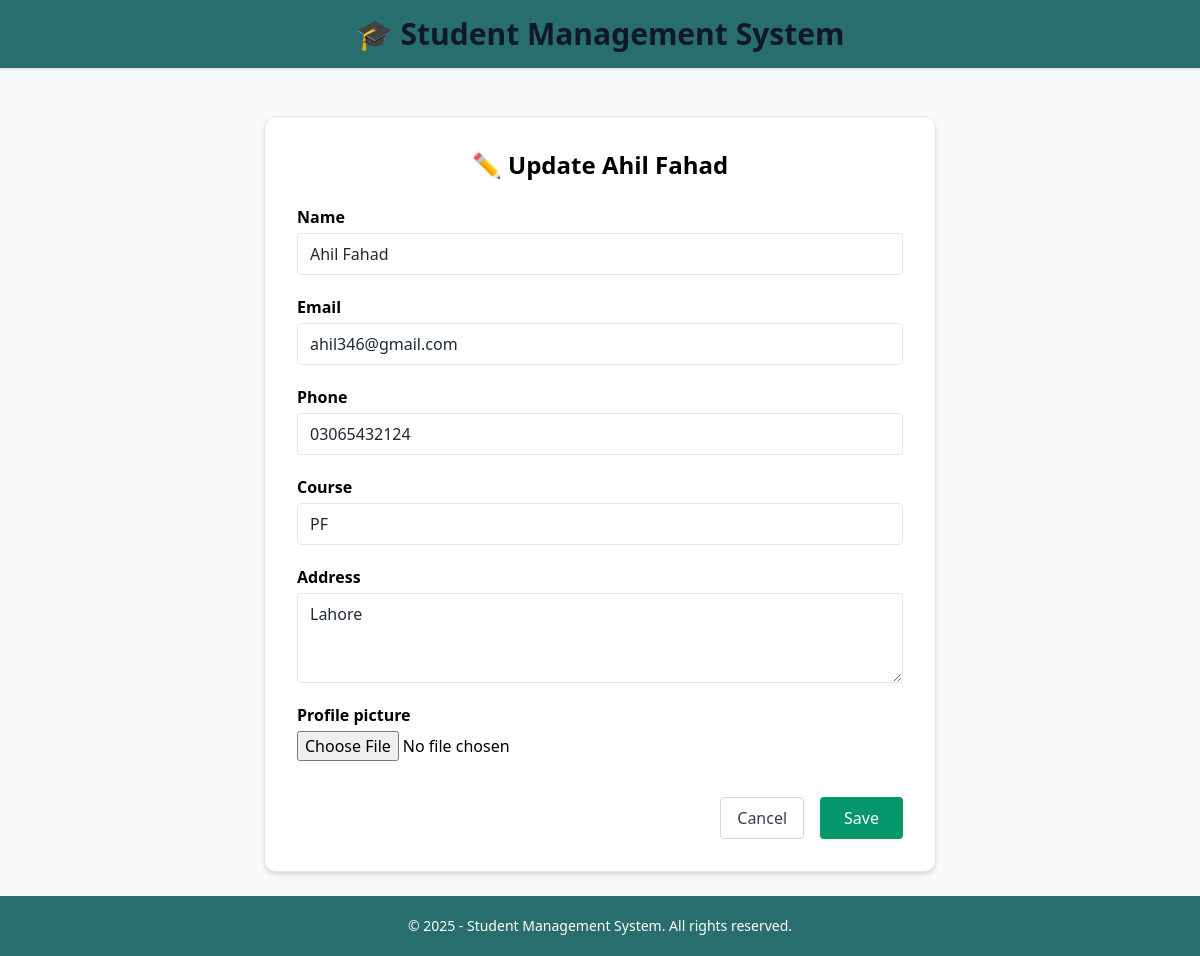
The app's page /update/5/ with its own data.
### students/models.py (models this page shows, shortened)
class Student(models.Model):
    name = models.CharField(max_length=100)
    email = models.EmailField()
    phone = models.CharField(max_length=15)
    course = models.CharField(max_length=100)
    reg_date = models.DateField(default=date.today)
    address = models.TextField(blank=True)
    profile_picture = models.ImageField(upload_to='student_pics/', blank=True, null=True)

### students/views.py (the view)
# urls.py: path('update/<int:pk>/', views.update_student, name='update_student'),
def update_student(request, pk):
    student = get_object_or_404(Student, pk=pk)
    if request.method == 'POST':
        form = StudentForm(request.POST, request.FILES, instance=student)
        if form.is_valid():
            form.save()
            messages.success(request, 'Student updated successfully!')
            return redirect('student_list')
    else:
        form = StudentForm(instance=student)
    return render(request, 'students/update_student.html', {'form': form, 'student': student})

### students/templates/students/update_student.html (shortened to what this page needs)
{% extends 'students/base.html' %}
{% block content %}
<div class="max-w-2xl mx-auto bg-white p-8 rounded-xl shadow-md border border-gray-200">
    <h2 class="text-2xl font-bold mb-6 text-black text-center">
        ✏️ Update {{ student.name }}
    </h2>
    <form method="post" enctype="multipart/form-data" class="space-y-5">
        {% for field in form %}
            <div class="flex flex-col">
                <label for="{{ field.id_for_label }}" class="mb-1 text-[#286e6f] font-semibold">
                    {{ field.label }}
                </label>
                {{ field }}
            </div>
        {% endfor %}
        <div class="flex justify-end space-x-4 pt-4">
            <a href="{% url 'student_list' %}"
               class="px-4 py-2 rounded border border-gray-300 text-gray-700 hover:bg-gray-100 transition duration-200">
                Cancel
            </a>
            <button type="submit"
        class="bg-green-600 text-white px-6 py-2 rounded hover:bg-green-700 transition duration-300 shadow-sm">
    Save
</button>
        </div>
    </form>
</div>
{% endblock %}

### students/static/students/main.css (style rules this page uses)
body { font-family: 'Segoe UI', sans-serif; background-color: #f9fafb; }
.fade-in { animation: fadeIn 0.6s ease-in-out; }
html, body { height: 100%; margin: 0; padding: 0; }

### students/templates/students/base.html (style rules this page uses)
.fade-in { animation: fadeIn 1s ease-in-out; }

### records on screen
Student: name "Ahil Fahad", form "Ahil Fahad" "ahil346@gmail.com" "03065432124" "PF" "Lahore"

### other values on screen
{{ field.label }} "Name" "Email" "Phone" "Course" "Address" "Profile picture"
